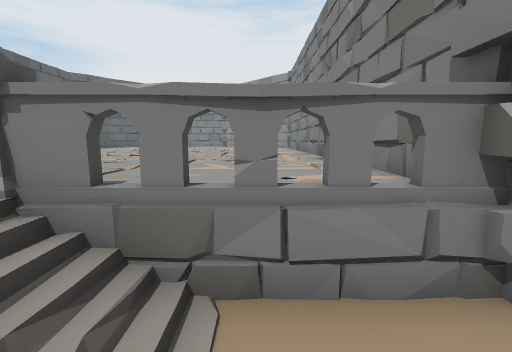
View 1 (above)

15 first-person views from a walk through a 3-D level made in the Unity game engine. The camera is 1.5 m above the floor, tilts 8° down and sees 90° across. The floor is counted in squares, 1 m on a side. Each view is taken from the middle of a square. On the plan, view 1 faces up. The plan holds only what a view shows up to about 13 squares ahead; the rest is blank. The place goes on beyond the plan.

View 2
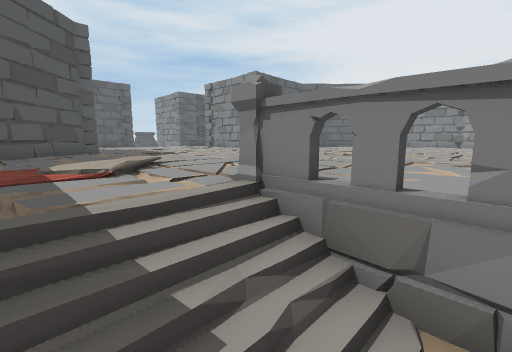

View 3
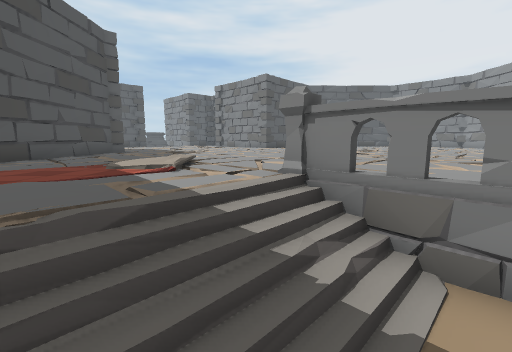

View 4
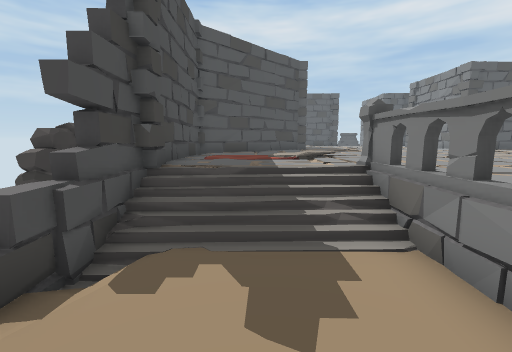

View 5
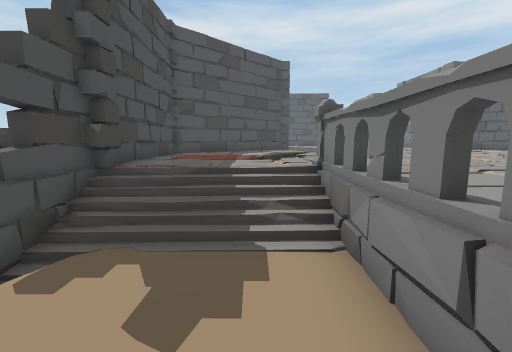

View 6
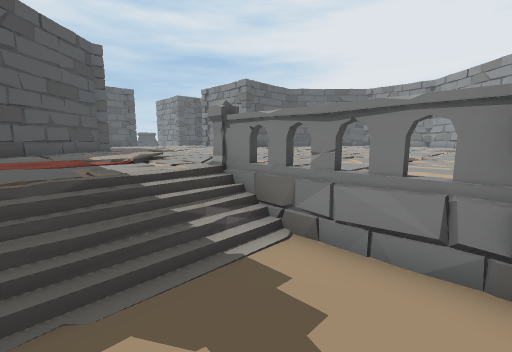

View 7
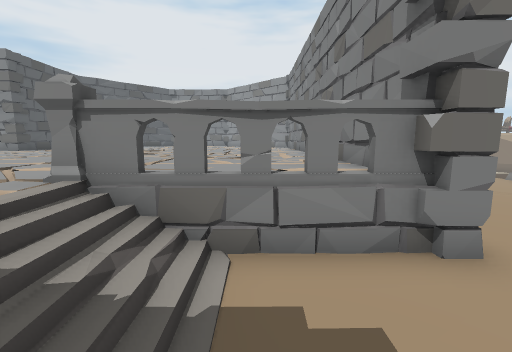

View 8
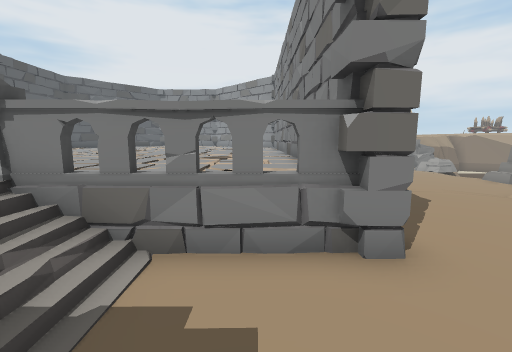

View 9
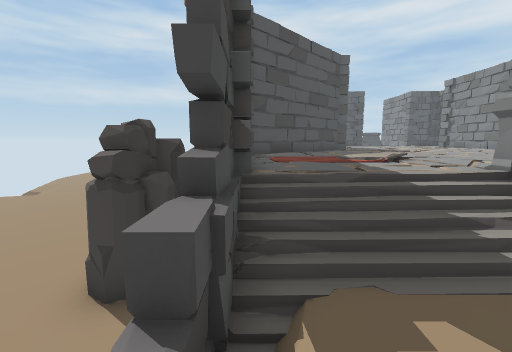

View 10
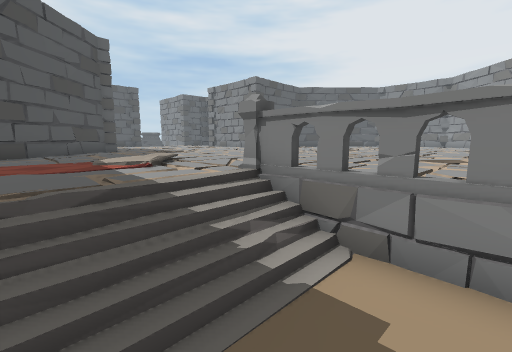

View 11
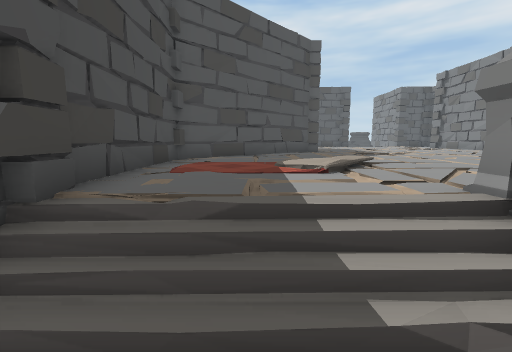

View 12
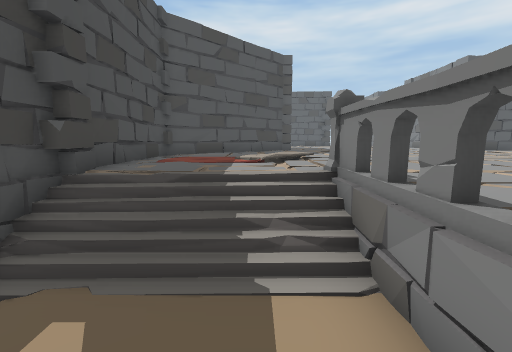

View 13
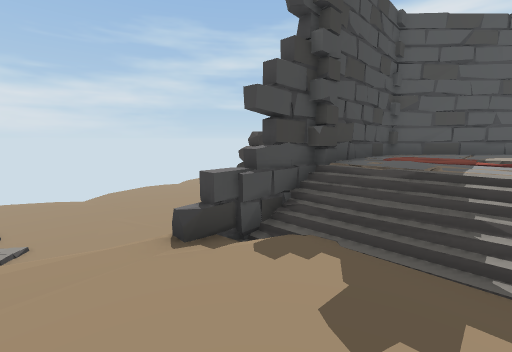

View 14
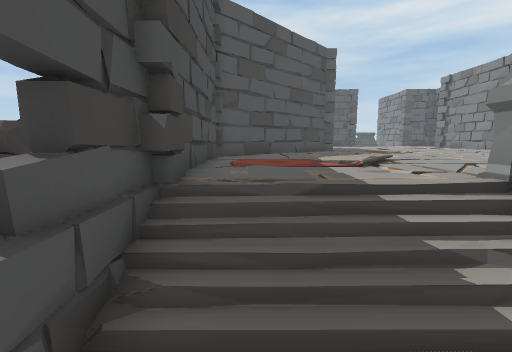

View 15
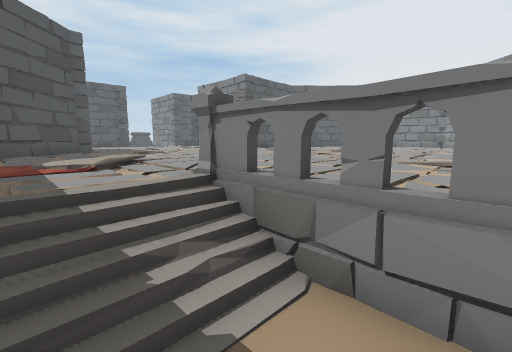

### Floor plan
Key: @ floor where view 1 was taken; # wall or solid block; . main floor; - floor 0.25 m lower than the main floor; _ floor 0.75 m lower than the main floor; < floor 1 m lower than the main floor; ( floor 1.5 m lower than the main floor; ! floor 2 m lower than the main floor; / step, stairs or slope; = window, fence, low wall or low ledge; R rug; O other object.
Columns run from 13 left of view 1 to 3 right of it. Each row starts with its distance up from view 1.
 14           ...
 13           .... #
 12 ##     ....... #
 11 .   .. ........#
 10 . ....-..-.....#
  9 . .............#
  8 . .............#
  7 ...............#
  6 ...............#
  5 ......-.-.--(-<#
  4 ...............#
  3  #.... R..OOOOO#
  2  ##... RR.OOO<O##
  1   ##.. RRR.-_<<<<
  0    ##..RRR.-_@<<<
 -1     ##.RRR.-_<<<<
 -2      ########=<<<
 -3          #####=<<
 -4          ###!
 -5           !!!!!
 -6          !!!!!!!!
 -7        !!!!!!!!!!
 -8       !!!!!!!!!!!
 -9     !!!!!!!!!!!!!
-10    !!!!!!!!!!!!!!
-11   !!!!!   !!!!!!!
-12   !!!!     !!//!!

Positions as (right, up) in squares from view 1, and headings:
1: (0, 0), facing up
2: (0, 0), facing up-left
3: (0, -1), facing up-left
4: (3, 0), facing left
5: (3, 1), facing left
6: (2, -1), facing up-left
7: (0, -1), facing up
8: (1, -1), facing up
9: (2, -2), facing left
10: (1, -1), facing up-left
11: (0, 0), facing left
12: (2, 1), facing left
13: (3, 1), facing down-left
14: (1, -1), facing left
15: (1, 0), facing up-left
